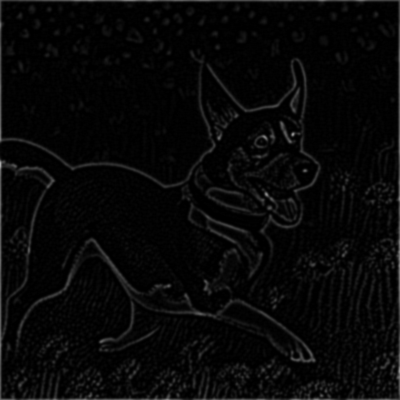
#> input picture output_processed.png, 400 x 400 px
$ python -i request_process_img.py   (imports and definitions only)
#> lines starting #> are read from the running program, lines starting #| are printed output that depends on the picture; after the words box and inside, x2 and y2 are one past the last pixel; in counts of white or black regions, pixels touching at a corner belong together
import requests
import base64
import io
import numpy as np
import cv2
from PIL import Image, ImageFilter
import os

# [68 lines left out: functions generate_image, load_image, not called in this run]

def process_image(
    input_image_path,
    output_path="output_processed.png",
    # Parámetros de preprocesamiento
    blur_kernel_size=3,                # Tamaño del kernel para el desenfoque gaussiano (impar)
    clahe_clip_limit=1.5,              # Límite de contraste para CLAHE
    clahe_grid_size=(8, 8),            # Tamaño de cuadrícula para CLAHE

    # Parámetros de detección de bordes
    canny_threshold_min=100,            # Umbral mínimo para Canny
    canny_threshold_max=200,           # Umbral máximo para Canny

    # Parámetros de operaciones morfológicas
    morph_kernel_size=2,               # Tamaño del kernel para operaciones morfológicas
    morph_iterations=1,                # Número de iteraciones para operaciones morfológicas

    # Parámetros de filtrado de contornos
    min_contour_area=5,                # Área mínima de contorno para filtrar ruido
    contour_thickness=2,               # Grosor de línea al dibujar contornos

    # Opciones adicionales
    combine_with_original=True,        # Combinar con bordes Canny originales
    invert_output=True                # Invertir la salida (bordes negros en fondo blanco)
):
    """
    Procesa una imagen para detectar bordes con parámetros totalmente configurables.

    Parámetros:
        input_image_path (str o Image.Image): Ruta de la imagen o objeto Image a procesar.
        output_path (str): Ruta donde guardar la imagen procesada.

        # Parámetros de preprocesamiento
        blur_kernel_size (int): Tamaño del kernel para el desenfoque gaussiano (debe ser impar).
        clahe_clip_limit (float): Límite de recorte para CLAHE (1.0-4.0).
        clahe_grid_size (tuple): Tamaño de la cuadrícula para CLAHE.

        # Parámetros de detección de bordes
        canny_threshold_min (int): Umbral mínimo para la detección de bordes (0-255).
        canny_threshold_max (int): Umbral máximo para la detección de bordes (0-255).

        # Parámetros de operaciones morfológicas
        morph_kernel_size (int): Tamaño del kernel para operaciones morfológicas.
        morph_iterations (int): Número de iteraciones para operaciones morfológicas.

        # Parámetros de filtrado de contornos
        min_contour_area (float): Área mínima de contorno para filtrar ruido.
        contour_thickness (int): Grosor de línea al dibujar contornos.

        # Opciones adicionales
        combine_with_original (bool): Si es True, combina con los bordes Canny originales.
        invert_output (bool): Si es True, invierte la salida (bordes negros en fondo blanco).

    Retorna:
        Image.Image: La imagen procesada con los bordes detectados.
    """
#> called with input_image_path = '../output_processed.png', output_path = 'output_processed.png', blur_kernel_size = 3, clahe_clip_limit = 1.5, clahe_grid_size = (8, 8), canny_threshold_min = 100, canny_threshold_max = 200, morph_kernel_size = 2
    # Asegurar que el tamaño del kernel de desenfoque sea impar
    if blur_kernel_size % 2 == 0:
        blur_kernel_size += 1

    # Verificar si la entrada es una ruta o un objeto Image
    if isinstance(input_image_path, str):
        image_cv = cv2.imread(input_image_path)
#> image_cv is the input picture: shape (400, 400, 3); min 0, max 169, mean 7.7
    else:
        image_pil = input_image_path
        image_np = np.array(image_pil)
        if len(image_np.shape) == 3 and image_np.shape[2] == 3:
            image_cv = cv2.cvtColor(image_np, cv2.COLOR_RGB2BGR)
        else:
            image_cv = image_np

    # Convertir a escala de grises
    gray = cv2.cvtColor(image_cv, cv2.COLOR_BGR2GRAY) if len(image_cv.shape) == 3 else image_cv

    # 1. Preprocesamiento - reducción de ruido
    blurred = cv2.GaussianBlur(gray, (blur_kernel_size, blur_kernel_size), 0)

    # 2. Mejora de contraste con CLAHE
    clahe = cv2.createCLAHE(clipLimit=clahe_clip_limit, tileGridSize=clahe_grid_size)
    equalized = clahe.apply(blurred)
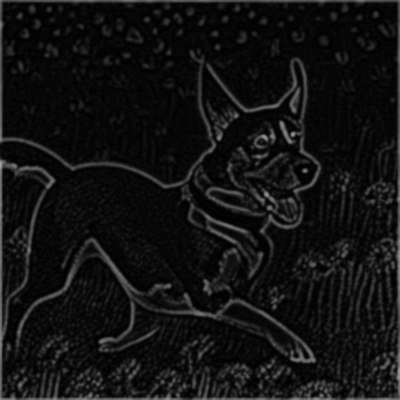
#> equalized: shape (400, 400); min 1, max 165, mean 18.2

    # 3. Detección de bordes con Canny
    edges = cv2.Canny(equalized, canny_threshold_min, canny_threshold_max)
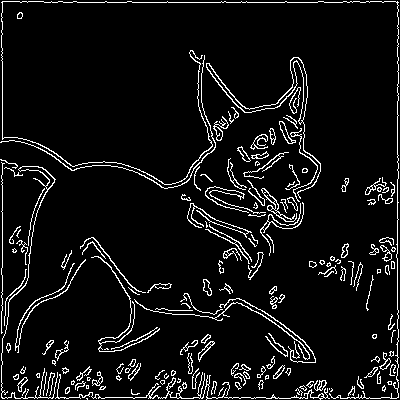
#> edges: shape (400, 400); 7% white in thin lines or dots

    # 4. Operaciones morfológicas para conectar bordes cercanos
    kernel = np.ones((morph_kernel_size, morph_kernel_size), np.uint8)
    closed_edges = cv2.morphologyEx(edges, cv2.MORPH_CLOSE, kernel, iterations=morph_iterations)
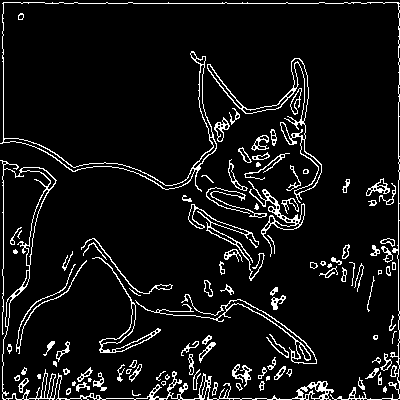
#> closed_edges: shape (400, 400); 7.7% white in thin lines or dots

    # 5. Filtrado de ruido basado en área de contorno
    contours, _ = cv2.findContours(closed_edges, cv2.RETR_EXTERNAL, cv2.CHAIN_APPROX_SIMPLE)
#> contours = 108 contours, 38 with area under 20; largest, box (x1, y1, x2, y2) and area: (0, 160, 334, 400) 1852, (0, 2, 400, 400) 1508, (207, 58, 322, 203) 1269, (135, 294, 317, 364) 796, (248, 181, 305, 257) 536

    # Crear una máscara para el resultado
    filtered_mask = np.zeros_like(closed_edges)

    # Filtrar contornos según el área mínima
    for contour in contours:
        if cv2.contourArea(contour) > min_contour_area:
            cv2.drawContours(filtered_mask, [contour], -1, (255,255,255), contour_thickness)
        epsilon = 0.002 * cv2.arcLength(contour, True)
        approx_curve = cv2.approxPolyDP(contour, epsilon, True)
        cv2.drawContours(filtered_mask, [approx_curve], -1, (255, 255, 255), contour_thickness)
#> this loop made 108 passes
#> epsilon on passes 1 to 12: 0.0501, 0.0353, 0.0301, 0.0426, 0.065, 0.0911, 0.049, 0.0273, 0.0245, 0.0217, 0.0773, 0.0643
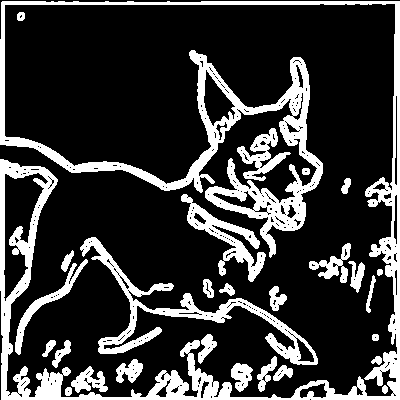
#> filtered_mask: shape (400, 400); 21.9% white; 28 white regions, largest, box (x1, y1, x2, y2) and area: (0, 1, 400, 400) 22724, (80, 237, 318, 365) 4059, (181, 194, 266, 282) 1870


    # 6. Combinar con la imagen original de Canny si se solicita
    if combine_with_original:
        result = cv2.bitwise_or(filtered_mask, edges)
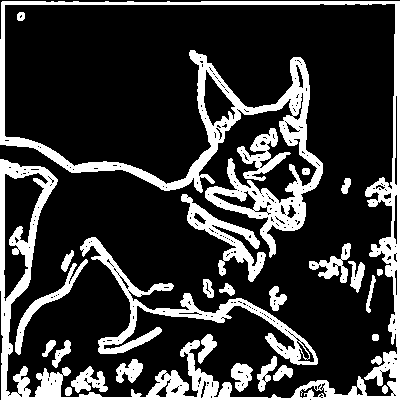
#> result: shape (400, 400); 22.2% white; 28 white regions, largest, box (x1, y1, x2, y2) and area: (0, 1, 400, 400) 22975, (80, 237, 318, 365) 4148, (181, 194, 266, 282) 1885
    else:
        result = filtered_mask

    # 7. Invertir la salida si se solicita
    if invert_output:
        result = cv2.bitwise_not(result)

    #kernel = np.ones((3, 3), np.uint8)
     # Erosion: The pixel value is set to the minimum value within the kernel's neighborhood
    result = cv2.erode(result, kernel, iterations=1)
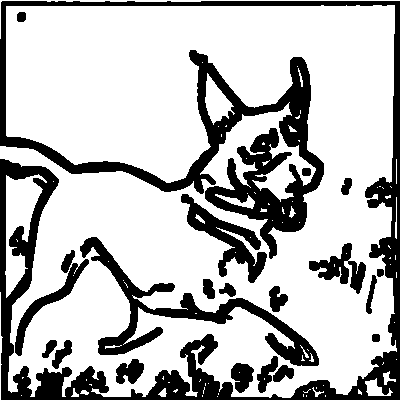
#> result: shape (400, 400); 73.5% white; 21 black regions, largest, box (x1, y1, x2, y2) and area: (0, 1, 400, 400) 29352, (80, 237, 319, 366) 5136, (181, 194, 267, 283) 2269
     # Dilation: The pixel value is set to the maximum value within the kernel's neighborhood
    result = cv2.dilate(result, kernel, iterations=1)
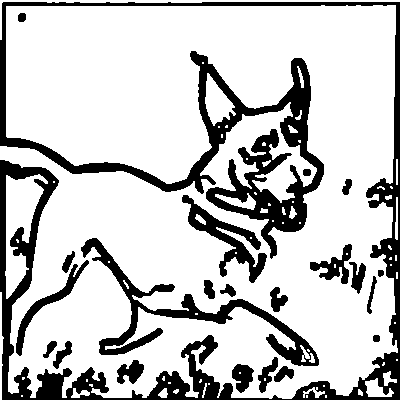
#> result: shape (400, 400); 77.5% white; 22 black regions, largest, box (x1, y1, x2, y2) and area: (0, 2, 400, 400) 25192, (81, 238, 319, 366) 4337, (182, 195, 267, 283) 1936


    # Convertir resultado a formato PIL para guardar
    result_pil = Image.fromarray(result)

    # Guardar la imagen resultante
    result_pil.save(output_path)
    print(f"Imagen procesada guardada como '{output_path}'")
    return result_pil

# [14 lines not run here, left out]

>>> result = process_image('../output_processed.png')
